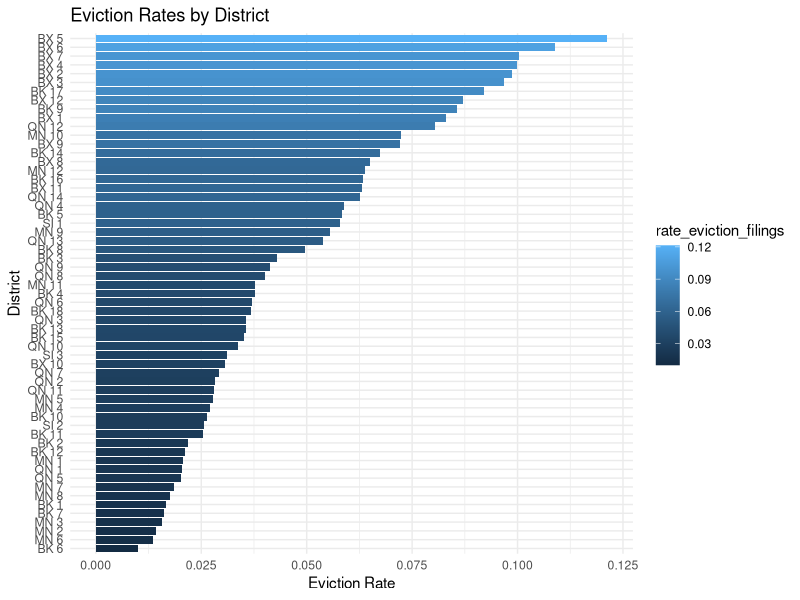
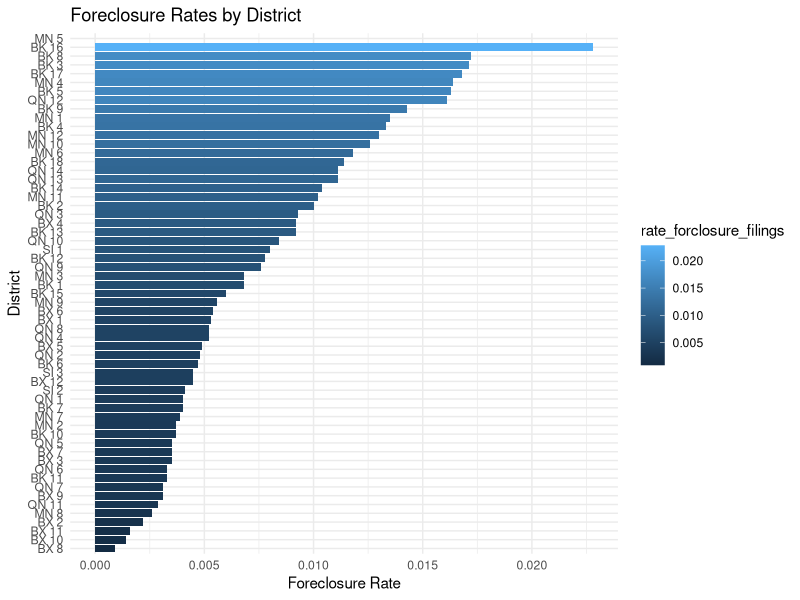
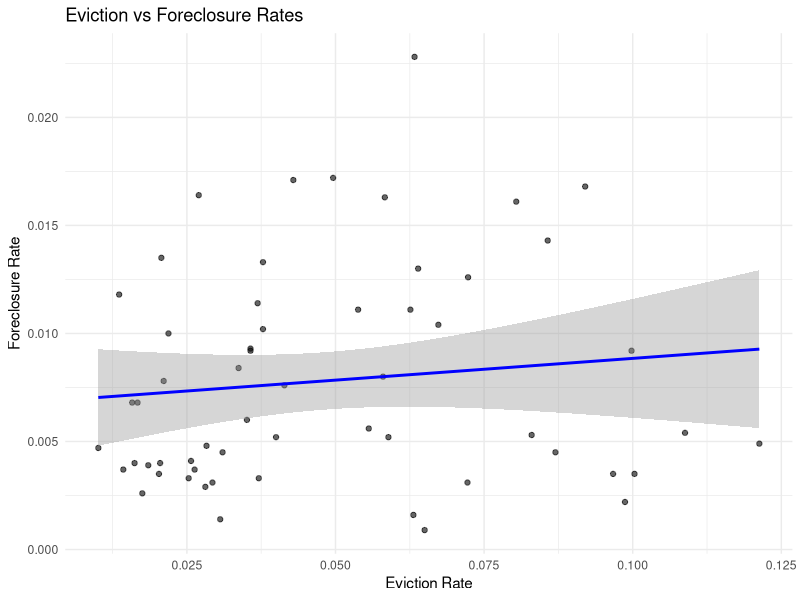
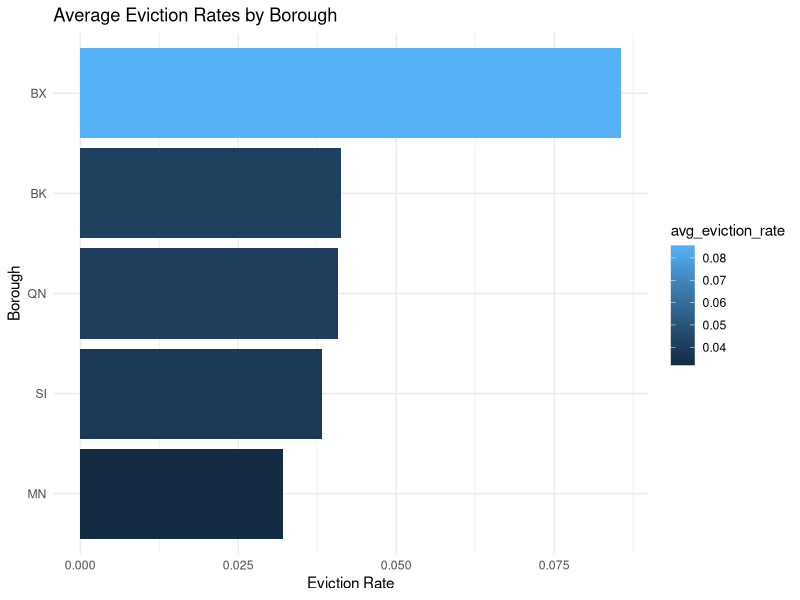
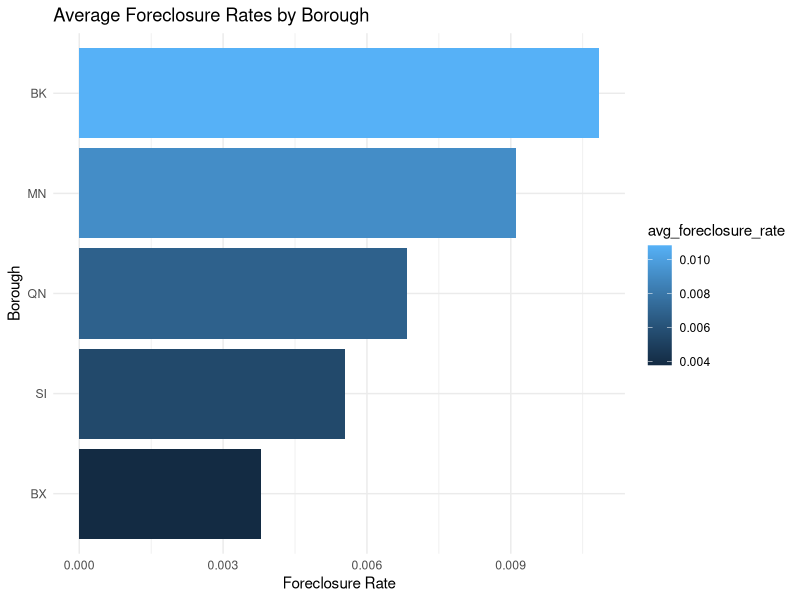
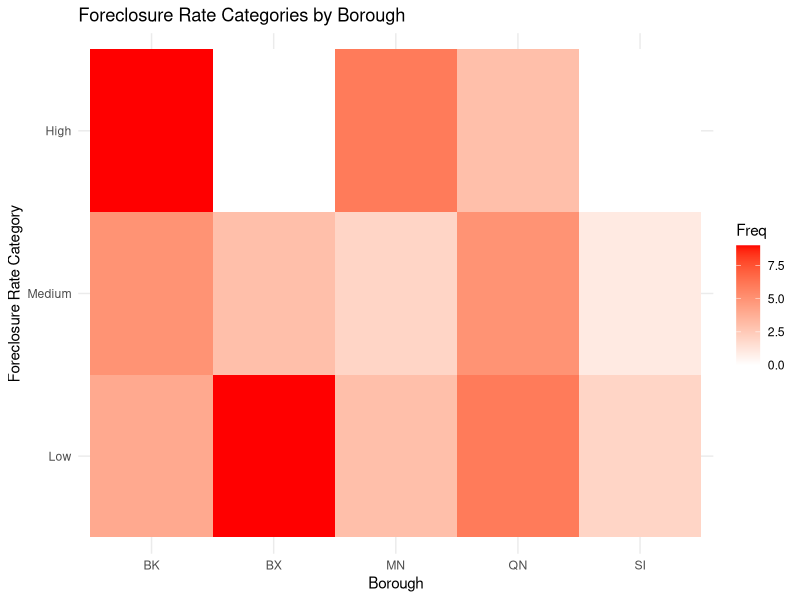
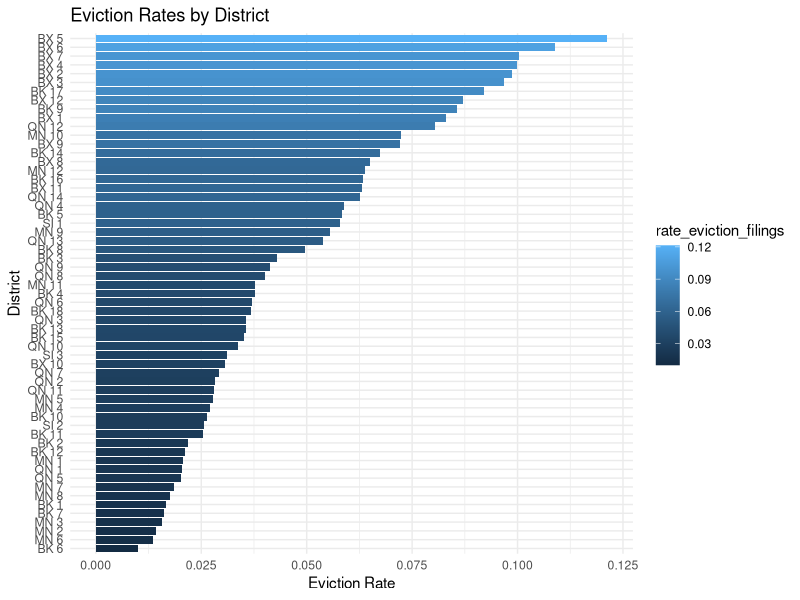
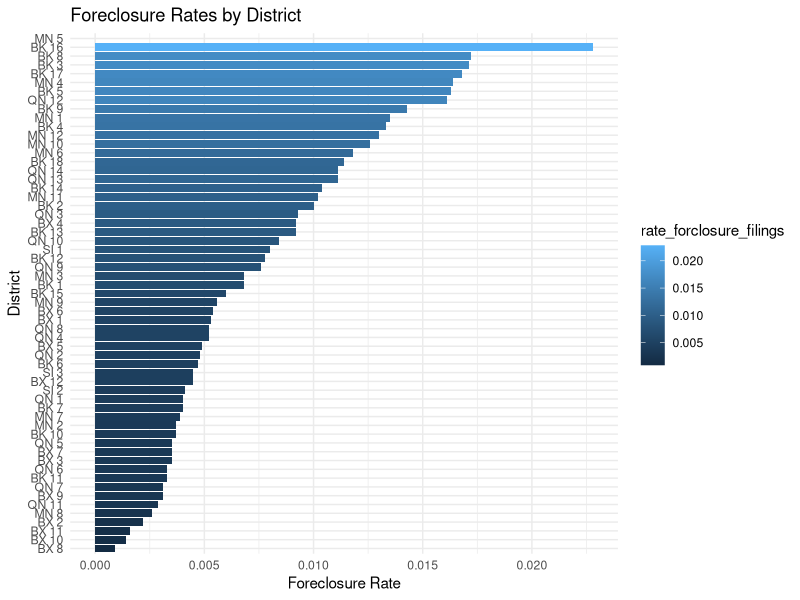

Here is the R script that generated these plots, in order:
## ---- chunk 1
knitr::opts_chunk$set(echo = TRUE)
## ---- chunk 2
library(tidyverse)
library(readr)
library(ggplot2)

## ---- chunk 3
# Load the cleaned dataset
data <- read_csv("data/cleaned_housing_risk_data.csv")

# Normalize the total risk score
data$total_risk_score <- data$total_risk_score / 36

head(data)
## ---- chunk 4
# Summary statistics for eviction and foreclosure rates
eviction_foreclosure_stats <- data %>%
  summarise(
    mean_eviction_rate = mean(rate_eviction_filings, na.rm = TRUE),
    median_eviction_rate = median(rate_eviction_filings, na.rm = TRUE),
    mean_foreclosure_rate = mean(rate_forclosure_filings, na.rm = TRUE),
    median_foreclosure_rate = median(rate_forclosure_filings, na.rm = TRUE)
  )

# Print summary statistics
print(eviction_foreclosure_stats)

## ---- chunk 5
evic_dist <- ggplot(data, aes(x = reorder(district, rate_eviction_filings), y = rate_eviction_filings, fill = rate_eviction_filings)) +
  geom_bar(stat = "identity") +
  coord_flip() +
  theme_minimal() +
  labs(
    title = "Eviction Rates by District",
    x = "District",
    y = "Eviction Rate"
  )

evic_dist

ggsave("figures/evic_dist.png", plot = evic_dist, width = 8, height = 6)

  
## ---- chunk 6
for_dist <- ggplot(data, aes(x = reorder(district, rate_forclosure_filings), y = rate_forclosure_filings, fill = rate_forclosure_filings)) +
  geom_bar(stat = "identity") +
  coord_flip() +
  theme_minimal() +
  labs(
    title = "Foreclosure Rates by District",
    x = "District",
    y = "Foreclosure Rate"
  )

for_dist

ggsave("figures/for_dist.png", plot = for_dist, width = 8, height = 6)

## ---- chunk 7
corr_evic_for <- ggplot(data, aes(x = rate_eviction_filings, y = rate_forclosure_filings)) +
  geom_point(alpha = 0.6) +
  geom_smooth(method = "lm", color = "blue") +
  theme_minimal() +
  labs(
    title = "Eviction vs Foreclosure Rates",
    x = "Eviction Rate",
    y = "Foreclosure Rate"
  )

corr_evic_for

ggsave("figures/corr_evic_for.png", plot = corr_evic_for, width = 8, height = 6)

## ---- chunk 8
housing_by_borough <- data %>%
  mutate(borough = str_extract(district, "^[A-Z]+")) %>%
  group_by(borough) %>%
  summarise(
    avg_eviction_rate = mean(rate_eviction_filings, na.rm = TRUE),
    avg_foreclosure_rate = mean(rate_forclosure_filings, na.rm = TRUE)
  )

# Preview borough-level summary
print(housing_by_borough)

## ---- chunk 9
# Eviction Rates by Borough
ggplot(housing_by_borough, aes(x = reorder(borough, avg_eviction_rate), y = avg_eviction_rate, fill = avg_eviction_rate)) +
  geom_bar(stat = "identity") +
  coord_flip() +
  theme_minimal() +
  labs(
    title = "Average Eviction Rates by Borough",
    x = "Borough",
    y = "Eviction Rate"
  )

# Foreclosure Rates by Borough
ggplot(housing_by_borough, aes(x = reorder(borough, avg_foreclosure_rate), y = avg_foreclosure_rate, fill = avg_foreclosure_rate)) +
  geom_bar(stat = "identity") +
  coord_flip() +
  theme_minimal() +
  labs(
    title = "Average Foreclosure Rates by Borough",
    x = "Borough",
    y = "Foreclosure Rate"
  )

## ---- chunk 10
# Correlation matrix for housing-related variables
housing_correlation <- data %>%
  select(rate_eviction_filings, rate_forclosure_filings, total_risk_score) %>%
  cor(use = "pairwise.complete.obs")

# Print the correlation matrix
print(housing_correlation)

## ---- chunk 11
# Example: Divide eviction rates into categories
data <- data %>%
  mutate(eviction_rate_category = cut(rate_eviction_filings,
                                      breaks = c(-Inf, 0.02, 0.05, Inf),
                                      labels = c("Low", "Medium", "High")))

# Check if eviction_rate_category was created successfully
table(data$eviction_rate_category)

data <- data %>%
  mutate(borough = str_extract(district, "^[A-Z]+"))

# Check unique borough values
print(unique(data$borough))

if (any(is.na(data$borough))) {
  warning("Some rows in 'borough' column are missing.")
}

print(length(data$eviction_rate_category))
print(length(data$borough))

## ---- chunk 12
# Create the contingency table
contingency_table <- table(data$eviction_rate_category, data$borough)
print(contingency_table)


## ---- chunk 13
# Run the test given that the contingency table has sufficient entries - should work
if (all(dim(contingency_table) > 1)) {
  chi_squared_test <- chisq.test(contingency_table)
  print(chi_squared_test)
} else {
  warning("Contingency table has insufficient data for Chi-Squared Test.")
}


## ---- chunk 14
# Example: Divide foreclosure rates into categories
data <- data %>%
  mutate(foreclosure_rate_category = cut(rate_forclosure_filings,
                                         breaks = c(-Inf, 0.005, 0.01, Inf),
                                         labels = c("Low", "Medium", "High")))

# Check if foreclosure_rate_category was created successfully
table(data$foreclosure_rate_category)

# Check unique borough values
data <- data %>%
  mutate(borough = str_extract(district, "^[A-Z]+"))

print(unique(data$borough))

## ---- chunk 15
# Create the contingency table for foreclosure rate categories by borough
contingency_table_foreclosure <- table(data$foreclosure_rate_category, data$borough)
print(contingency_table_foreclosure)

## ---- chunk 16
# Run the test given that the contingency table has sufficient entries
if (all(dim(contingency_table_foreclosure) > 1)) {
  chi_squared_test_foreclosure <- chisq.test(contingency_table_foreclosure)
  print(chi_squared_test_foreclosure)
} else {
  warning("Contingency table has insufficient data for Chi-Squared Test.")
}

## ---- chunk 17
# View expected frequencies for the foreclosure rates
if (exists("chi_squared_test_foreclosure")) {
  print(chi_squared_test_foreclosure$expected)
}

## ---- chunk 18
# Run Fisher's Exact Test for foreclosure rates (if necessary)
if (any(chi_squared_test_foreclosure$expected < 5)) {
  fisher_test_foreclosure <- fisher.test(contingency_table_foreclosure)
  print(fisher_test_foreclosure)
}

## ---- chunk 19
# Visualize the contingency table as a heatmap
ggplot(as.data.frame(as.table(contingency_table_foreclosure)), aes(x = Var2, y = Var1, fill = Freq)) +
  geom_tile() +
  scale_fill_gradient(low = "white", high = "red") +
  theme_minimal() +
  labs(title = "Foreclosure Rate Categories by Borough", x = "Borough", y = "Foreclosure Rate Category")

